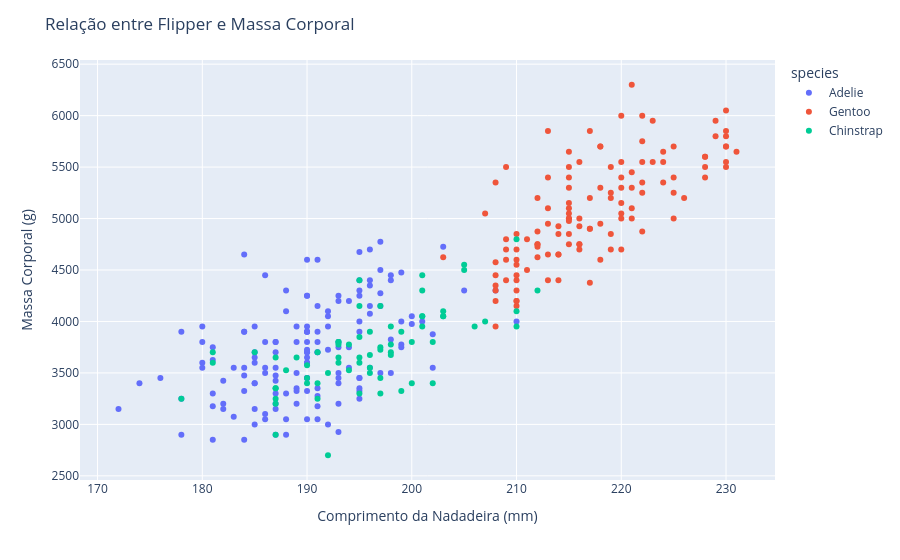

Source (notebook cell):
### Markdown cell above
Exercícios Plotly

### Code cell
fig = px.scatter(df, x="flipper_length_mm", y="body_mass_g", color="species")
fig.update_layout(
    title="Relação entre Flipper e Massa Corporal",
    xaxis_title="Comprimento da Nadadeira (mm)",
    yaxis_title="Massa Corporal (g)"
)
fig.show()
